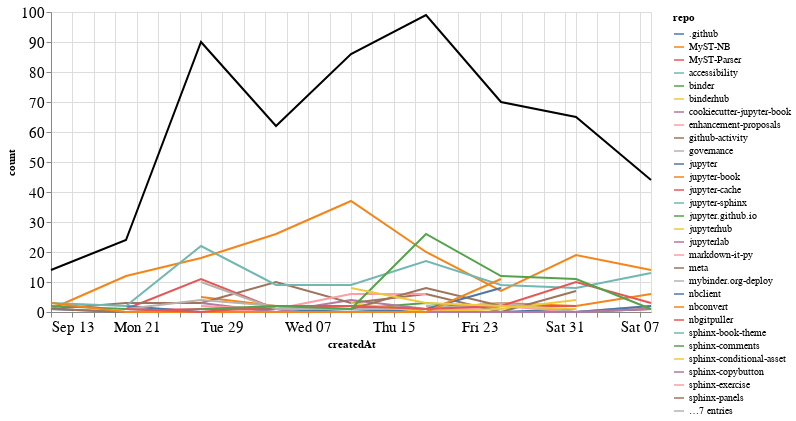

Source (notebook cell):
### Markdown cell above
## Comments

### Code cell
comments_time = comments.groupby('repo').resample('W', on='createdAt').count()['author'].reset_index()
comments_time = comments_time.rename(columns={'author': 'count'})
comments_time_total = comments_time.groupby('createdAt').agg({"count": "sum"}).reset_index()
ch1 = alt.Chart(comments_time, width=600).mark_line().encode(
    x='createdAt',
    y='count',
    color='repo',
    tooltip="repo"
)

ch2 = alt.Chart(comments_time_total, width=600).mark_line(color="black").encode(
    x='createdAt',
    y='count',
)

ch1 + ch2

### Figure 1 — Vega-Lite specification as saved in the notebook (floating-point values rounded to 4 significant figures; data arrays with more than 128 entries replaced by an {"elided": "..."} marker saying what was removed)
{"config": {"axisLeft": {"labelFontSize": 15}, "axisBottom": {"labelFontSize": 15}}, "layer": [{"data": {"name": "data-2d18ae166bccfc2d67c3ce983424a089"}, "mark": "line", "encoding": {"color": {"type": "nominal", "field": "repo"}, "tooltip": {"type": "nominal", "field": "repo"}, "x": {"type": "temporal", "field": "createdAt"}, "y": {"type": "quantitative", "field": "count"}}, "width": 600}, {"data": {"name": "data-371ffb844adcbbb1376d35ef8ed7784e"}, "mark": {"type": "line", "color": "black"}, "encoding": {"x": {"type": "temporal", "field": "createdAt"}, "y": {"type": "quantitative", "field": "count"}}, "width": 600}], "$schema": "https://vega.github.io/schema/vega-lite/v4.8.1.json", "datasets": {"data-2d18ae166bccfc2d67c3ce983424a089": {"elided": "158 records"}, "data-371ffb844adcbbb1376d35ef8ed7784e": [{"createdAt": "2020-09-13T00:00:00", "count": 14}, {"createdAt": "2020-09-20T00:00:00", "count": 24}, {"createdAt": "2020-09-27T00:00:00", "count": 90}, {"createdAt": "2020-10-04T00:00:00", "count": 62}, {"createdAt": "2020-10-11T00:00:00", "count": 86}, {"createdAt": "2020-10-18T00:00:00", "count": 99}, {"createdAt": "2020-10-25T00:00:00", "count": 70}, {"createdAt": "2020-11-01T00:00:00", "count": 65}, {"createdAt": "2020-11-08T00:00:00", "count": 44}]}}
